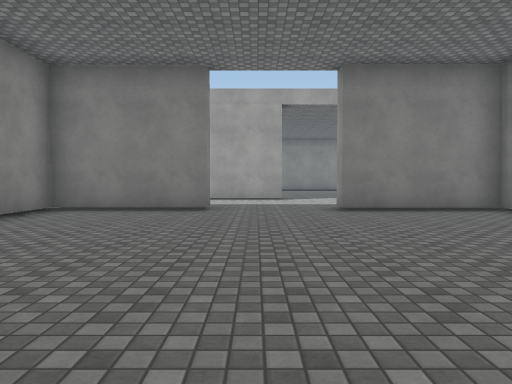
view 1 (above)

24 first-person views from a walk through a scene from a Unity 3-D project. The camera is 1.3 m above the floor, tilts 2° down and sees 70° across. The floor is counted in squares, 2 m on a side. Each view is taken from the middle of a square. On the plan, view 1 faces up. The plan holds only what a view shows up to about 11 squares ahead; the rest is blank. The place goes on beyond the plan. Surface patterns are stand-ins for the level's own textures.

view 2
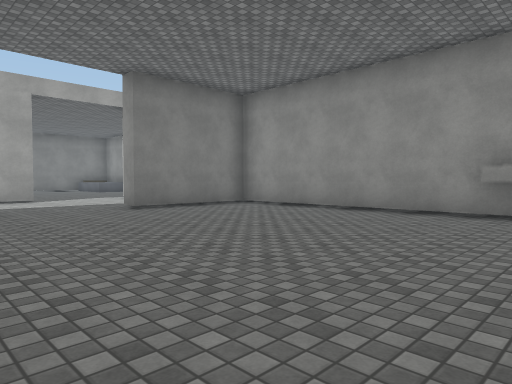

view 3
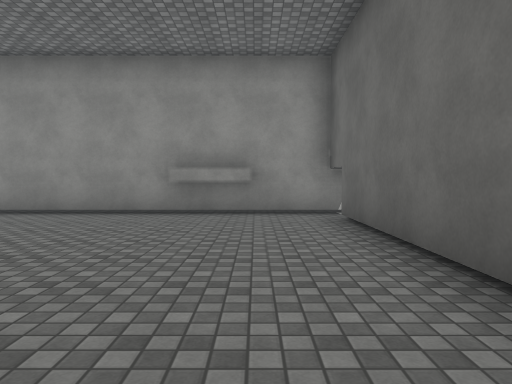

view 4
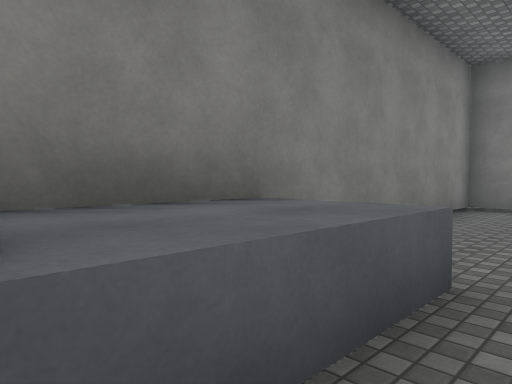

view 5
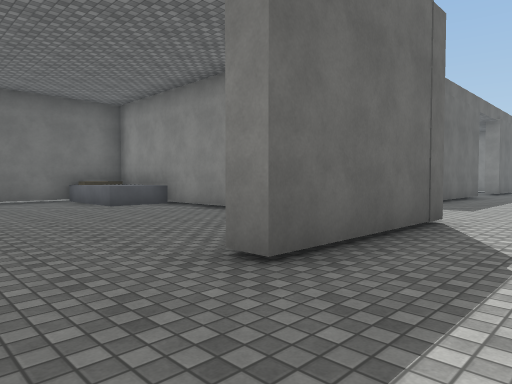

view 6
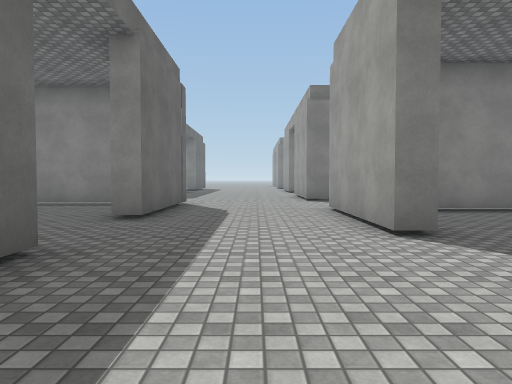

view 7
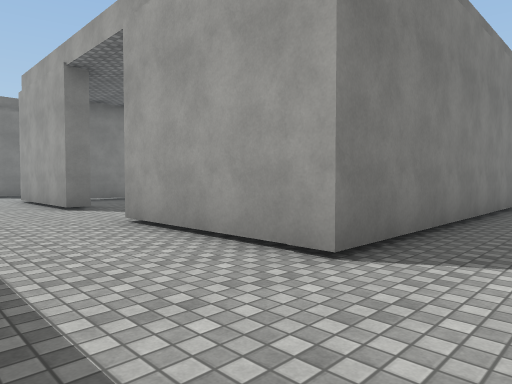

view 8
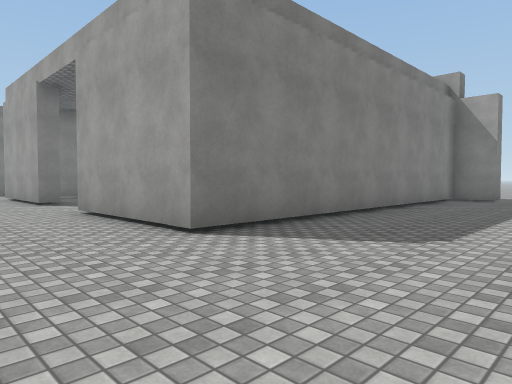

view 9
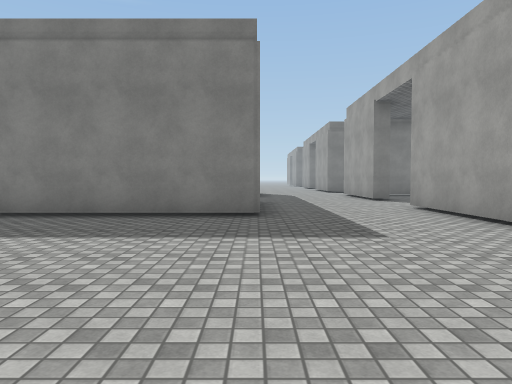

view 10
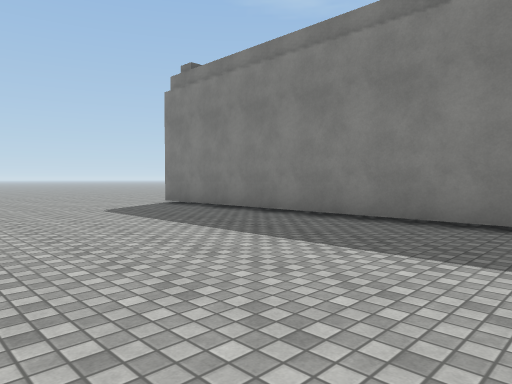

view 11
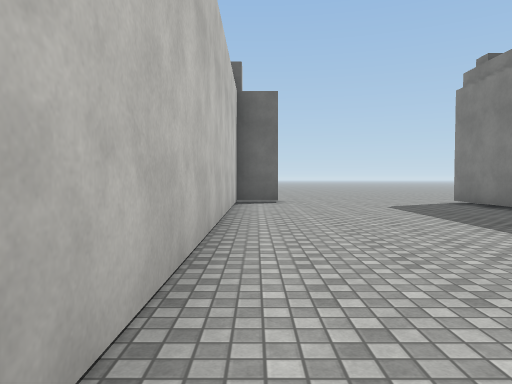

view 12
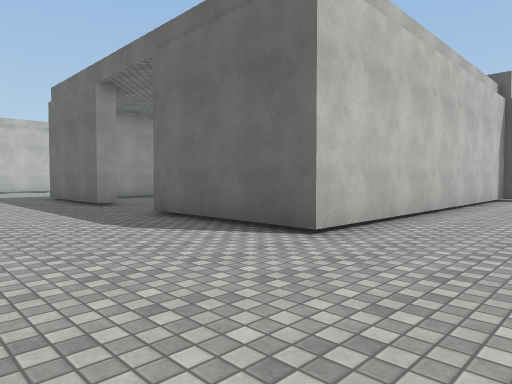

view 13
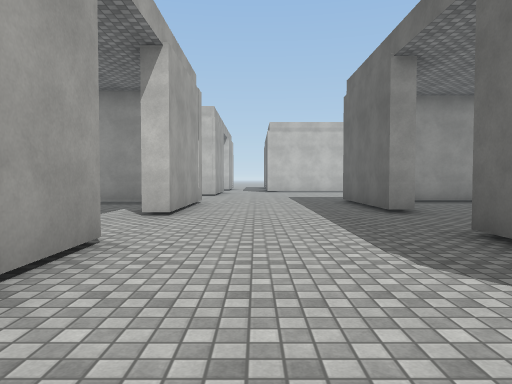

view 14
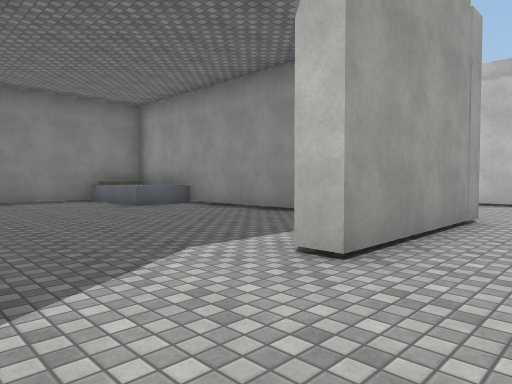

view 15
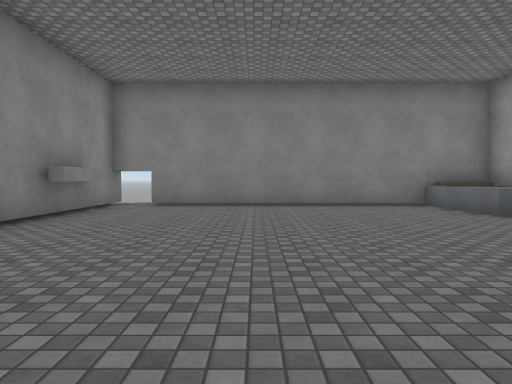

view 16
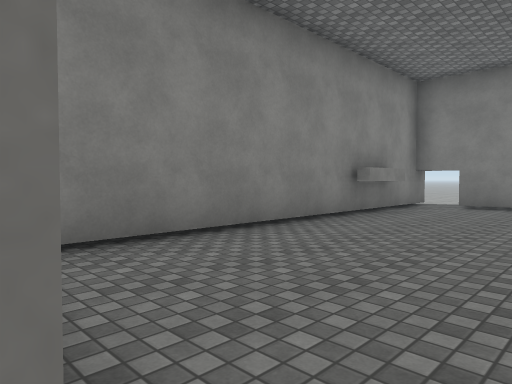

view 17
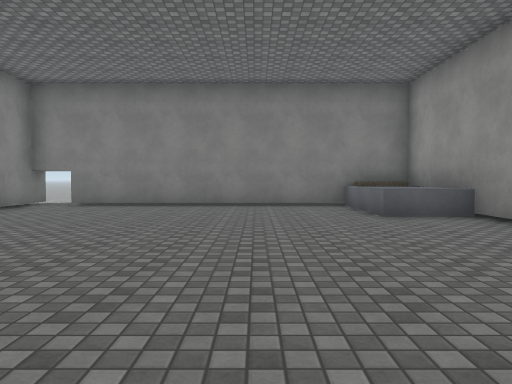

view 18
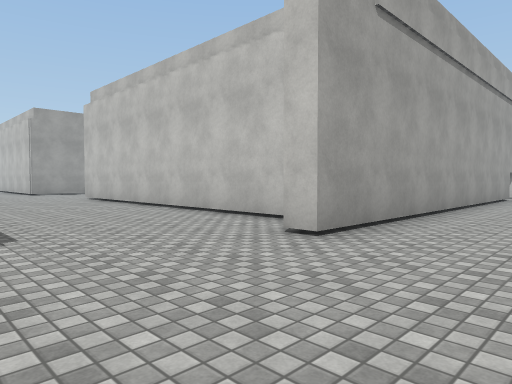

view 19
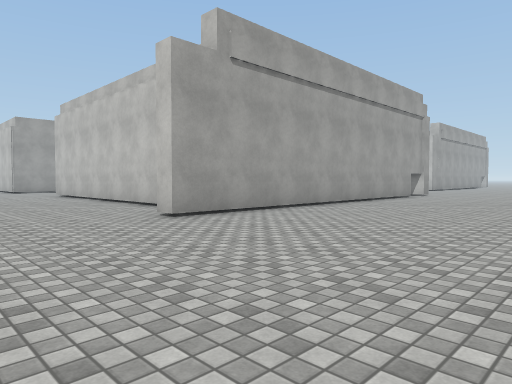

view 20
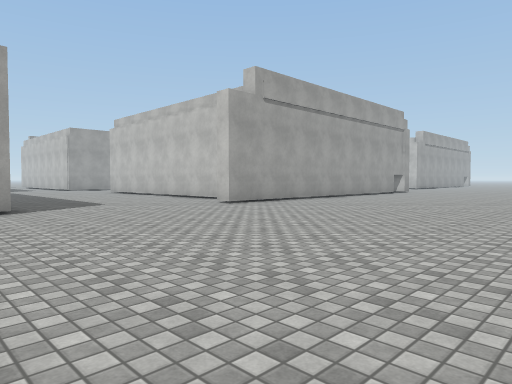

view 21
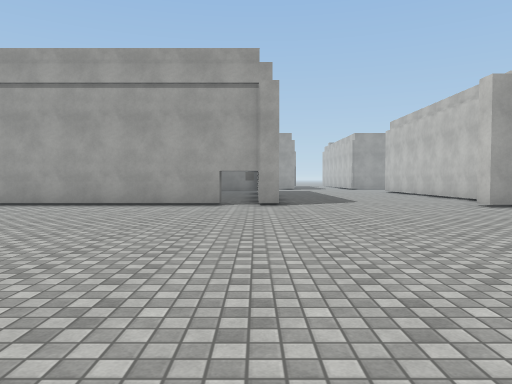

view 22
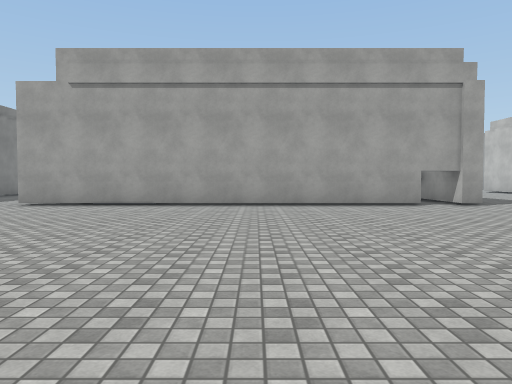

view 23
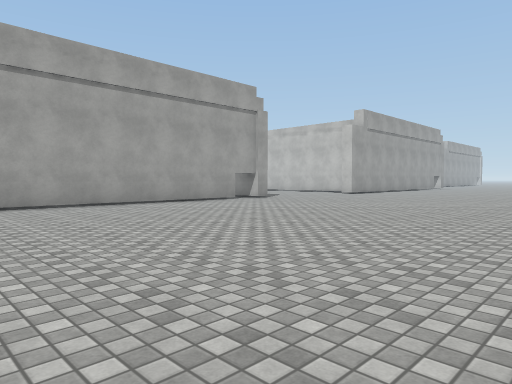

view 24
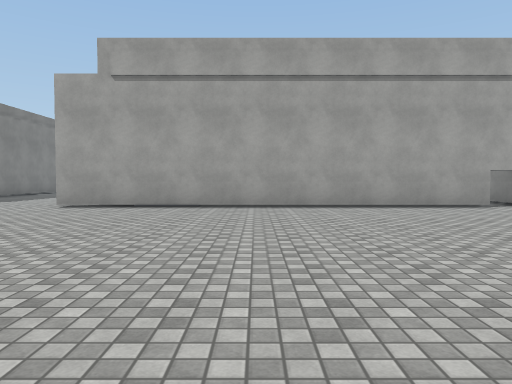

### Floor plan
Points are (right, up) in squares from view 1. A wall is a line through its corners. A room is listed if a view was taken in it or the views show most of it. See-through windows are left out.
Room 1 (views 1, 2, 3, 4)
walls: (4.7, 0) (4.7, 1.6); (-1, 7.6) (-4.3, 7.6) (-4.3, -0.6); (-3.2, -1.4) (4.1, -1.4); (-3.8, -0.9) (-2.9, -0.9); (5.1, -1.9) (5.1, 7.6) (1.8, 7.6)
low walls: (-4.4, 1.4) (-2.7, 1.4) (-2.7, -1.4)
ways out: opening at (0, 8) to room 2; gap at (4, -2) to room 2
Room 2 (views 5, 6, 7, 8, 9, 10, 11, 12, 13, 14, 18, 19, 20, 21, 22, 23, 24)
walls: (4.1, -1.9) (-5.5, -1.9); (5.6, 8.1) (5.6, -1.9) (5.1, -1.9); (18.1, 6.9) (18.1, 7.5) (21.9, 7.5); (20.5, -2.6) (10.4, -2.6) (10.4, -2.1) (11.5, -2.1) (11.5, 7.5) (15.4, 7.5); (1.8, 7.6) (1.8, 8.1) (2.4, 8.1); (14.8, 11.6) (13.1, 11.6); (0.8, 11.6) (-3, 11.6); (21.4, 11.6) (17.5, 11.6); (-4.9, 8.1) (-1, 8.1) (-1, 7.6); (8.5, 21.1) (7.4, 21.1) (7.4, 11.6) (3.5, 11.6)
ways out: opening at (0, 8) to room 1; gap at (4, -2) to room 1; opening at (16, 12) to room 3; opening at (-4.5, 12); opening at (2, 11); opening at (9.5, 20.5); opening at (17, 6); opening at (21, -2)
Room 3 (views 15, 16, 17)
walls: (17.5, 11.6) (17.5, 12.1); (11.8, 19.6) (11.8, 18); (20.8, 13) (20.8, 21.1) (12.4, 21.1); (20.6, 20.5) (19.4, 20.5); (11.4, 20.6) (11.4, 13)
low walls: (20.9, 18.3) (19.2, 18.3) (19.2, 21.1)
ways out: opening at (16, 12) to room 2; opening at (12, 21)

Where each view was taken, in squares from view 1:
view 1: 0 up, 0 right, facing up
view 2: 0 up, 2 left, facing up-right
view 3: 0 up, 2 left, facing right
view 4: 1 down, 2 left, facing up-left
view 5: 10 up, 1 right, facing down-left
view 6: 10 up, 5 right, facing left
view 7: 9 up, 9 right, facing up-left
view 8: 9 up, 11 right, facing up-left
view 9: 8 up, 12 right, facing left
view 10: 7 up, 11 right, facing down-left
view 11: 8 up, 11 right, facing down
view 12: 11 up, 9 right, facing down-right
view 13: 10 up, 11 right, facing right
view 14: 10 up, 15 right, facing up-right
view 15: 12 up, 15 right, facing up
view 16: 12 up, 15 right, facing up-left
view 17: 12 up, 17 right, facing up
view 18: 5 down, 7 right, facing up-right
view 19: 8 down, 7 right, facing up-right
view 20: 10 down, 4 right, facing up-right
view 21: 11 down, 5 right, facing up
view 22: 11 down, 0 right, facing up
view 23: 11 down, 4 left, facing up-right
view 24: 11 down, 15 right, facing up
